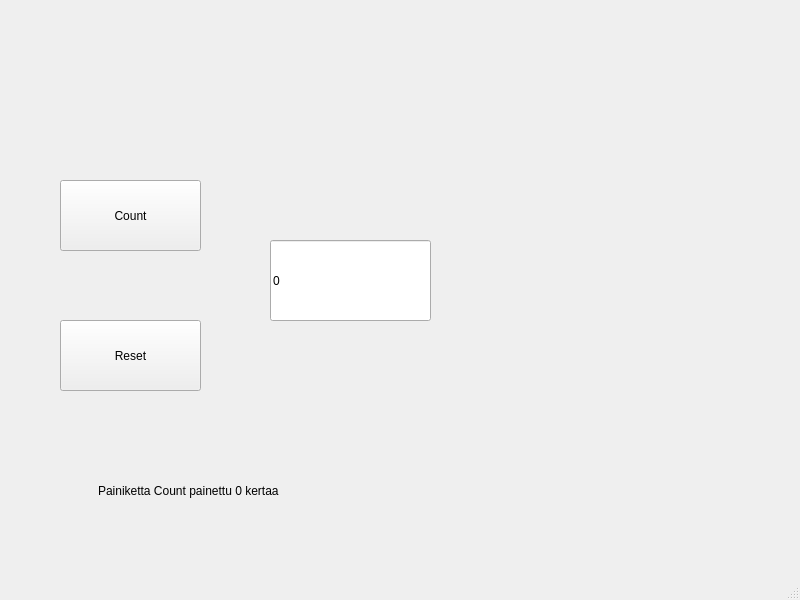
<?xml version="1.0" encoding="UTF-8"?>
<ui version="4.0">
 <class>MainWindow</class>
 <widget class="QMainWindow" name="MainWindow">
  <property name="geometry">
   <rect>
    <x>0</x>
    <y>0</y>
    <width>800</width>
    <height>600</height>
   </rect>
  </property>
  <property name="windowTitle">
   <string>MainWindow</string>
  </property>
  <widget class="QWidget" name="centralwidget">
   <widget class="QPushButton" name="btnCount">
    <property name="geometry">
     <rect>
      <x>60</x>
      <y>180</y>
      <width>141</width>
      <height>71</height>
     </rect>
    </property>
    <property name="text">
     <string>Count</string>
    </property>
   </widget>
   <widget class="QPushButton" name="btnReset">
    <property name="geometry">
     <rect>
      <x>60</x>
      <y>320</y>
      <width>141</width>
      <height>71</height>
     </rect>
    </property>
    <property name="text">
     <string>Reset</string>
    </property>
   </widget>
   <widget class="QLineEdit" name="txtResult">
    <property name="geometry">
     <rect>
      <x>270</x>
      <y>240</y>
      <width>161</width>
      <height>81</height>
     </rect>
    </property>
    <property name="text">
     <string>0</string>
    </property>
   </widget>
   <widget class="QLabel" name="labelInfo">
    <property name="geometry">
     <rect>
      <x>98</x>
      <y>455</y>
      <width>281</width>
      <height>71</height>
     </rect>
    </property>
    <property name="text">
     <string>Painiketta Count painettu 0 kertaa</string>
    </property>
   </widget>
  </widget>
  <widget class="QMenuBar" name="menubar">
   <property name="geometry">
    <rect>
     <x>0</x>
     <y>0</y>
     <width>800</width>
     <height>22</height>
    </rect>
   </property>
  </widget>
  <widget class="QStatusBar" name="statusbar"/>
 </widget>
 <resources/>
 <connections/>
</ui>
